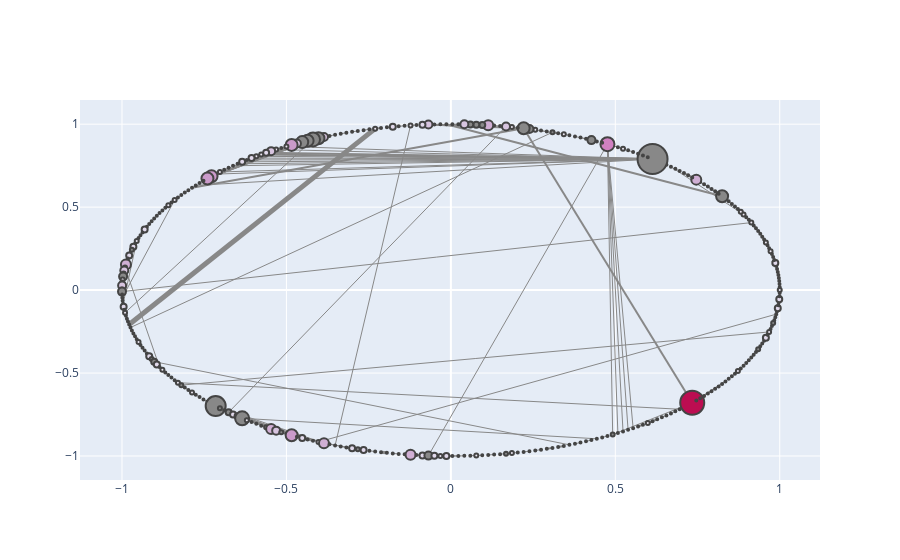

Source (notebook cell):
### Code cell
applyLayout(googleGraphCircular, nx.circular_layout)
configure_plotly_browser_state()
new_plotNetworkSizeColor(googleGraphCircular)
